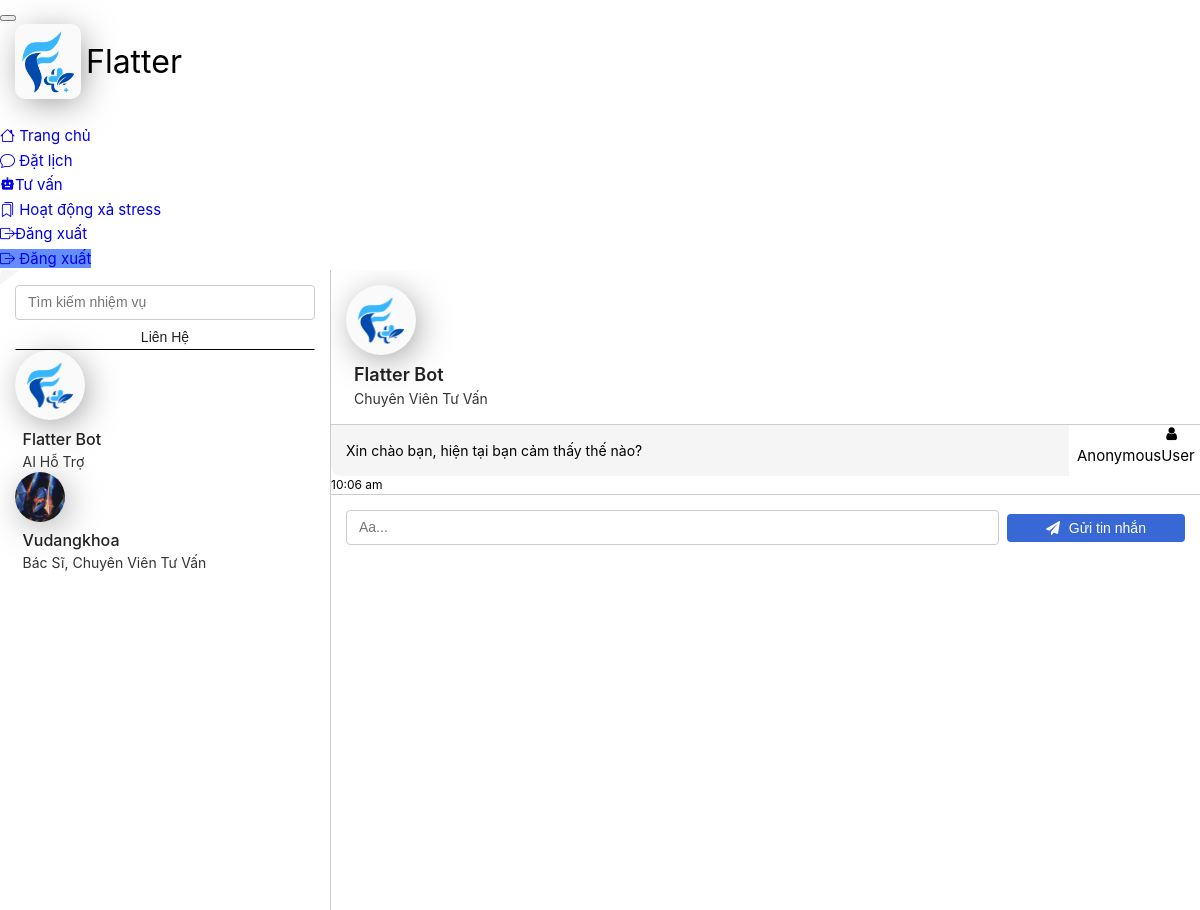
Screenshot of /patientchat with the database file from the repository.
### Main_App/models.py (models this page shows, shortened)
class Doctor(models.Model):
    user=models.OneToOneField(User,on_delete=models.CASCADE,default=None)
    profile_pic= models.ImageField(upload_to='profile_pic/',null=True,blank=True)
    address = models.CharField(max_length=40)
    mobile = models.CharField(max_length=20,default=None,blank=False)
    status= models.BooleanField(default=False)
    totalstar = models.IntegerField(default=5)
    timeclick = models.IntegerField(default=1)
    star = models.CharField(max_length=1,default=5)
    desc = models.TextField(max_length=500,default=None,blank=True)

### Main_App/views.py (the view)
# urls.py: path('patientchat',views.patientchat,name="patientchat"),
def patientchat(request):
    return render(request,"patient/patientchat.html",{'doctor':models.Doctor.objects.all()})

### template/patient/patientchat.html (shortened to what this page needs)
{% extends 'patient/patientbase.html' %}
{% load static %}
{% block content %}
<link rel="stylesheet" href="https://cdnjs.cloudflare.com/ajax/libs/font-awesome/4.7.0/css/font-awesome.css">
<div class="container">
    <div class="row">
        <div class="col-12">
            <div class="chat-area">
                <div class="chatlist">
                    <div class="modal-dialog-scrollable">
                        <div class="modal-content">
                            <div class="chat-header">
                                <div class="msg-search">
                                    <input style="width:100%" type="text" class="form-control" id="inlineFormInputGroup"
                                        placeholder="Tìm kiếm nhiệm vụ" aria-label="search">
                                </div>
                                <ul class="nav nav-tabs" id="myTab" role="tablist">
                                    <li class="nav-item" role="presentation">
                                        <button class="nav-link active" id="Open-tab" data-bs-toggle="tab"
                                            data-bs-target="#Open" type="button" role="tab" aria-controls="Open"
                                            aria-selected="true">Liên hệ</button>
                                    </li>
                                </ul>
                            </div>
                            <div class="modal-body">
                                <div class="chat-lists">
                                    <div class="tab-content" id="myTabContent">
                                        <div class="tab-pane fade show active" id="Open" role="tabpanel"
                                            aria-labelledby="Open-tab">
                                            <div class="chat-list">
                                                <a href="/" class="d-flex align-items-center">
                                                    <div class="flex-shrink-0">
                                                        <img style="background: #fafafa;
                                                            box-shadow: 4px 6px 36px -6px rgba(1, 1, 1, 0.5);
                                                            margin: auto;
                                                            padding: 10px;
                                                            border-radius: 50%;
                                                            margin: auto;" width="50" height="50"
                                                            src="{% static 'images/fix.png' %}" alt="LEVIOOSA">
                                                    </div>
                                                    <div style="margin-left:  0.5em" class="flex-grow-1 ">
                                                        <h3>Flatter Bot</h3>
                                                        <p>AI hỗ trợ</p>
                                                    </div>
                                                </a>
                                                {% for t in doctor %}
                                                 <a href="tel:{{t.mobile}}"
                                                    class="d-flex align-items-center">
                                                    <div class="flex-shrink-0">
                                                        <img style="background: #fafafa;
                                box-shadow: 4px 6px 36px -6px rgba(1, 1, 1, 0.5);
                                margin: auto;
                                border-radius: 50%;
                                margin: auto;" width="50" height="50" src="/images/{{ t.profile_pic }}" alt="LEVIOOSA">
                                                    </div>
                                                    <div style="margin-left:  0.5em" class="flex-grow-1 ">
                                                        <h3>{{t.user}}</h3>
                                                        <p>Bác sĩ, chuyên viên tư vấn</p>
                                                    </div>
                                                </a>
                                                {% endfor %}
                                            </div>
                                        </div>
                                    </div>
                                </div>
                            </div>
                        </div>
                    </div>
                </div>
                <div class="chatbox showbox">
                    <div class="modal-dialog-scrollable">
                        <div class="modal-content">
                            <div class="msg-head">
                                <div class="row">
                                    <div class="col-8">
                                        <div class="d-flex align-items-center">
                                            <div class="flex-shrink-0">
                                                <img style="background: #fafafa;
    box-shadow: 4px 6px 36px -6px rgba(1, 1, 1, 0.5);
    margin: auto;
    padding: 10px;
    border-radius: 50%;
    height: 50px;
    margin: auto;" width="50" height="50" src="{% static 'images/fix.png' %}" alt="LEVIOOSA">
                                            </div>
                                            <div style="margin-left:  0.5em" class="flex-grow-1 ">
                                                <h3>Flatter Bot</h3>
                                                <p>Chuyên viên tư vấn</p>
                                            </div>
                                        </div>
                                    </div>
                                    <div class="col-4">
                                        <a style="padding:0.85rem 0.5rem;float:right;  width:100px;  cursor:pointer;text-align: right;"
                                            class="dropdown-item"><i class="fa fa-user"></i> {{request.user}}</a>
                                    </div>
                                </div>
                            </div>
                            <div class="modal-body">
                                <div class="msg-body">
                                    <ul id="chatLog" style="  overflow-y: auto;
">
                                        <div class="chat-message ">
                                            <p class="sender"> Xin chào bạn, hiện tại bạn cảm thấy thế nào? </p>
                                            <span class="time">10:06 am</span>
                                        </div>
                                    </ul>
                                </div>
                            </div>
                            <div class="send-box">
                                <div>
                                    <input id="userInput" type="text" class="form-control" aria-label="message…"
                                        placeholder="Aa..." value="">
                                    <button id="sendBtn" type="button"><i class="fa fa-paper-plane"
                                            aria-hidden="true"></i>
                                        Gửi tin nhắn</button>
                                </div>
                            </div>
                        </div>
                    </div>
                </div>
            </div>
        </div>
    </div>
</div>
</div>
{% endblock content %}

### template/patient/patientbase.html (shortened to what this page needs)
{% load static %}
<!DOCTYPE html>
<html lang="en">
<head>
    <link rel="stylesheet" href="https://cdnjs.cloudflare.com/ajax/libs/font-awesome/6.5.1/css/all.min.css"
 />
    <link rel="stylesheet" href="https://cdnjs.cloudflare.com/ajax/libs/boxicons/2.1.0/css/boxicons.min.css"
 />
</head>
<body>
    <div class="d-flex flex-column flex-lg-row h-lg-full bg-surface-secondary">
        <nav class="navbar show navbar-vertical h-lg-screen navbar-expand-lg px-0 py-3 navbar-light bg-white border-bottom border-bottom-lg-0 border-end-lg"
            id="navbarVertical">
            <div class="container-fluid">
                <button onclick="sidebarCollapsefunc()" class="navbar-toggler ms-n2" type="button"
                    data-bs-toggle="collapse" data-bs-target="#sidebarCollapse" aria-controls="sidebarCollapse"
                    aria-expanded="false" aria-label="Toggle navigation">
                </button>
                <div style="display: flex;
    align-items: center;
    margin-left: 15px;
    flex-wrap: wrap;"> <img style="background:  #fafafa;box-shadow: 4px 6px 36px -6px rgba(1, 1, 1, 0.5);
    padding: 5px;
    border-radius: 10px" width="56" src="{% static 'images/fix.png' %}" alt="LEVIOOSA"> <span
                        style="margin-left: 5px;font-size: 32px;"> Flatter </span></div>
                <br>
                <div class="collapse navbar-collapse" id="sidebarCollapse">
                    <ul class="navbar-nav">
                        <li class="nav-item">
                            <a class="nav-link" href="/patientmain">
                                <i class="bi bi-house"></i> Trang chủ
                            </a>
                        </li>
                        <li class="nav-item">
                            <a class="nav-link" href="/patient-calendar">
                                <i class="bi bi-chat"></i> Đặt lịch
                            </a>
                        </li>
                        <li class="nav-item">
                            <a class="nav-link" href="/patientchat">
                                <i class='bx bxs-bot'></i>Tư vấn
                            </a>
                        </li>
                    </ul>
                    <ul class="navbar-nav">
                        <li class="nav-item">
                            <a class="nav-link" href="/comingsoon">
                                <i class="bi bi-bookmarks"></i> Hoạt động xả stress
                            </a>
                        </li>
                        <li class="nav-item">
                            <a class="nav-link" href="/logout">
                                <i class="bi bi-box-arrow-right"></i>Đăng xuất
                            </a>
                        </li>
                    </ul>
                </div>
            </div>
        </nav>
        <div class="h-screen flex-grow-1 overflow-y-lg-auto">
            <header id="nonnne" class="bg-surface-primary border-bottom pt-6">
                <div class="container-fluid">
                    <div class="mb-npx">
                        <div class="row align-items-center">
                            <div class="col-sm-6 col-12 text-sm-end">
                                <div class="mx-n1">
                                    <a href="/logout" style="    background-color: #648eff;
    border-color: #648eff;" class="btn d-inline-flex btn-sm btn-primary mx-1">
                                        <span class=" pe-2">
                                            <i class="bi bi-box-arrow-right"></i> </span>
                                        <span>Đăng xuất</span>
                                    </a>
                                </div>
                            </div>
                        </div>
                    </div>
                </div>
            </header>
            <main class="py-6 bg-surface-secondary">
                {% block content %}
                {% endblock content %}
        </div>
</body>
</html>

### rows the page displays
Doctor: profile_pic (picture), user "Vudangkhoa"

### other values shown
{{ request.user }} "AnonymousUser"
